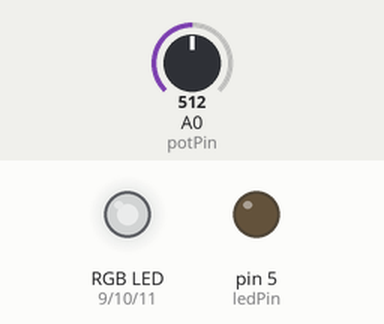
This sketch was run on a simulated Arduino Uno, built with avr-gcc and run on an emulated ATmega328P. Shown: an RGB LED mixed from three pins (HIGH = lit), output pins drawn as LEDs (lit = HIGH). Dashed ring = blinking. The test bench sets the inputs (shaded band); at power-on: A0 (potPin) = 512. Dim RGB values are drawn brighter than linear.

Above: at 1.2 s.
1.3 s: A0 (potPin) set to 306
At 1.65 s:
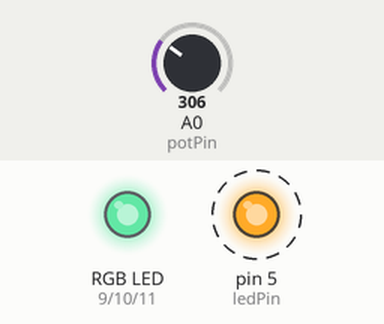
4.3 s: A0 (potPin) set to 122
At 4.81 s:
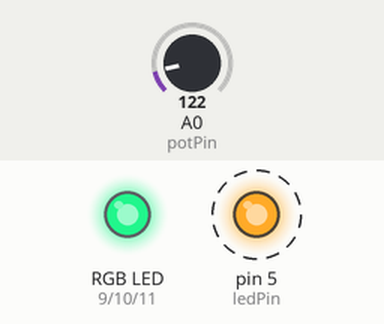
7.3 s: A0 (potPin) set to 0
At 7.45 s:
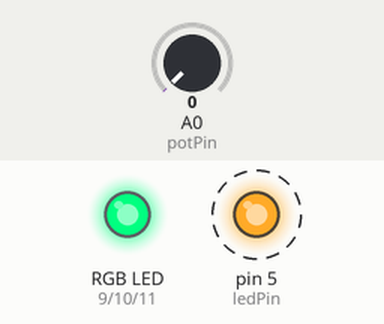
10.3 s: A0 (potPin) set to 716
At 12.2 s:
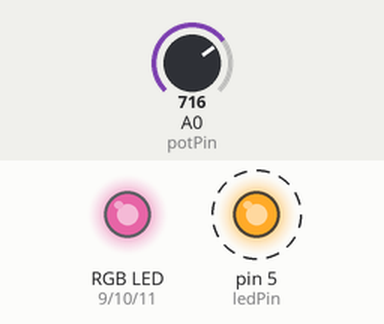
13.3 s: A0 (potPin) set to 900
At 14.7 s:
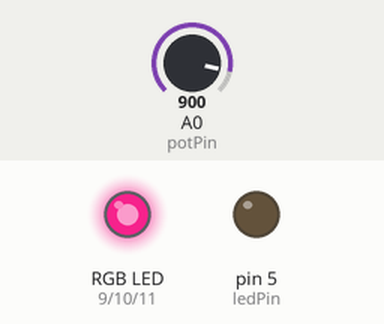
16.3 s: A0 (potPin) set to 511
At 16.7 s:
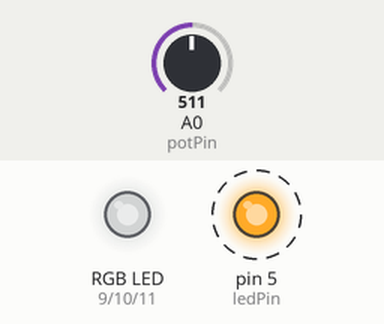
Timing chart, 0 to 20.3 s (numbered marks = the images above; inputs shaded):
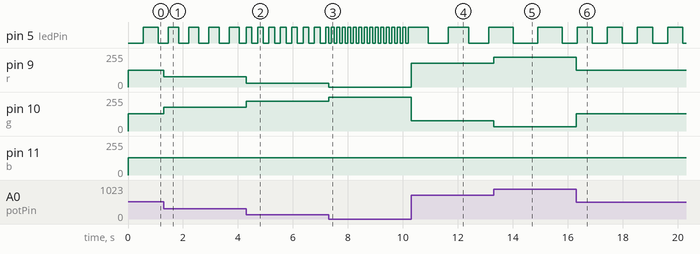

The sketch:

TASK1-Q2.ino
```cpp
int potPin = A0;
int ledPin = 5;

int r = 9;
int g = 10;
int b = 11;

unsigned long prevTime = 0;
bool ledState = LOW;

void setup() {
  pinMode(ledPin, OUTPUT);
  pinMode(r, OUTPUT);
  pinMode(g, OUTPUT);
  pinMode(b, OUTPUT);
}

void loop() {
  int potValue = analogRead(potPin);

  int red = map(potValue, 0, 1023, 0, 255);
  int green = map(potValue, 0, 1023, 255, 0);
  int blue = 128;

  analogWrite(r, red);
  analogWrite(g, green);
  analogWrite(b, blue);

  int interval = map(potValue, 0, 1023, 100, 1000);

  if (millis() - prevTime >= interval) {
    prevTime = millis();
    ledState = !ledState;
    digitalWrite(ledPin, ledState);
  }
}
```

Measured:
- after the input at 1.3 s, pin 5 (ledPin): alternates HIGH for 0.37 s and LOW for 0.37 s, starting after 0.17 s; pin 9 (r): 127/255 → 76/255 at once; pin 10 (g): 128/255 → 179/255 at once
- after the input at 4.3 s, pin 5 (ledPin): alternates HIGH for 0.21 s and LOW for 0.21 s, starting at once; pin 9 (r): 76/255 → 30/255 at once; pin 10 (g): 179/255 → 225/255 at once
- after the input at 7.3 s, pin 5 (ledPin): alternates HIGH for 0.10 s and LOW for 0.10 s, starting at once; pin 9 (r): 30/255 → 0/255 at once; pin 10 (g): 225/255 → 255/255 at once
- after the input at 10.3 s, pin 5 (ledPin): alternates HIGH for 0.73 s and LOW for 0.73 s, starting after 0.63 s; pin 9 (r): 0/255 → 178/255 at once; pin 10 (g): 255/255 → 77/255 at once
- after the input at 13.3 s, pin 9 (r): 178/255 → 224/255 at once; pin 10 (g): 77/255 → 31/255 at once
- after the input at 16.3 s, pin 5 (ledPin): alternates HIGH for 0.55 s and LOW for 0.55 s, starting at once; pin 9 (r): 224/255 → 127/255 at once; pin 10 (g): 31/255 → 128/255 at once
